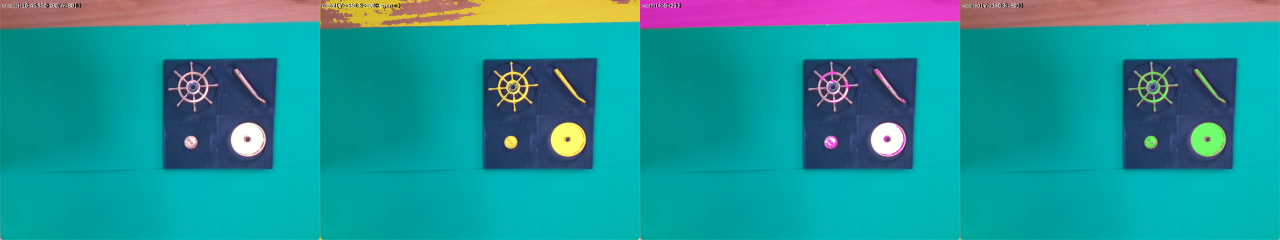
#> input picture ai_测试工具/工位帧/分析叠加图/01_掩膜叠加_工位实拍.png, 3840 x 719 px (shown at 1/3 size); its folder holds only this picture in this run
$ python '检测_无窗口.py' --image '工位帧/分析叠加图/01_掩膜叠加_工位实拍.png'
#> lines starting #> are read from the running program, lines starting #| are printed output that depends on the picture; after the words box and inside, x2 and y2 are one past the last pixel; in counts of white or black regions, pixels touching at a corner belong together
### assembly_vision/assemvision/imgio.py
# -*- coding: utf-8 -*-
"""兼容中文路径的图片读写。

★ 为什么需要这个：OpenCV 在 Windows 上用窄字符 API 打开文件，路径里只要有中文，
  cv2.imread / cv2.imwrite 就会**静默失败**（不抛异常，只是返回 None / 返回 False）。
  本项目的目录名是中文，所以全项目统一走这里的函数。

Linux（树莓派）本来没问题，用这个也不会有额外代价。
"""
from __future__ import annotations

import os
from typing import Optional, Sequence

import cv2
import numpy as np


def imread_safe(path: str, flags: int = cv2.IMREAD_COLOR) -> Optional[np.ndarray]:
    """读图，支持中文路径。失败返回 None。"""
    try:
        buf = np.fromfile(path, dtype=np.uint8)
    except OSError:
        return None
    if buf.size == 0:
        return None
    img = cv2.imdecode(buf, flags)
    return img


# [67 lines left out: functions imwrite_safe, videowriter_safe, not called in this run]

### ai_测试工具/检测_无窗口.py
# -*- coding: utf-8 -*-
"""★★ 无窗口（headless）料盘槽位检测 —— **不会卡死**，跑完直接出图。

═══ 为什么单独做一个 ═══
用户反馈 `pocket_tune_live.py` **一运行就卡死**。可能两处：
  ① **相机被占用**：上一次跑挂了、进程还在 ⇒ `pipe.start()` 会**一直等**
     （v1 没有超时，就是死等）；
  ② **窗口建不出来**：受限进程里 `cv2.namedWindow` 会阻塞。
⇒ 本脚本：
  · **不开任何窗口**（不调 imshow/namedWindow/waitKey）；
  · 相机相关调用**全部加超时**，超时就明确报错退出（不是死等）；
  · 跑完把图**存盘**，你看图就行。

═══ 用法 ═══
  # ① 先不接相机，用已存的帧试（最快、最安全）
  python ai_测试工具/检测_无窗口.py --image "ai_测试工具/工位帧/原图/pocketcheck_color.png"

  # ② 接相机抓一帧再算（带超时，不会死等）
  python ai_测试工具/检测_无窗口.py --live --tag run1

  # ③ 自动扫一遍参数，挑"四个槽的环响应最强"的那组（不需要你调）
  python ai_测试工具/检测_无窗口.py --image ... --auto
"""
from __future__ import annotations

import argparse
import itertools
import os
import sys
import time

import cv2
import numpy as np

HERE = os.path.dirname(os.path.abspath(__file__))
ROOT = os.path.dirname(HERE)
sys.path.insert(0, os.path.join(ROOT, "assembly_vision"))

from assemvision.imgio import imread_safe, imwrite_safe      # noqa: E402

OUT = os.path.join(HERE, "工位帧", "分析叠加图")
RAW = os.path.join(HERE, "工位帧", "原图")
os.makedirs(OUT, exist_ok=True)

SLOTS = [("slot_wheel", 49.4, 49.1, 44.0, "circle"),
         ("slot_column", 124.9, 41.2, 14.0, "capsule"),
         ("slot_cap", 53.4, 130.6, 12.5, "circle"),
         ("slot_base", 119.6, 123.0, 32.5, "circle")]
COL = {"slot_wheel": (0, 0, 255), "slot_column": (0, 255, 255),
       "slot_cap": (255, 0, 255), "slot_base": (0, 255, 0)}
BLUE = (235, 160, 60)
ZH = {"slot_wheel": "wheel", "slot_column": "column",
      "slot_cap": "cap", "slot_base": "base"}


# ══════════════════════════════════════════════════════════════
def log(*a):
    print(*a)
    sys.stdout.flush()          # ★ 关键：不加这个，卡住时看不到已经跑到哪


def enhance(gray, p):
    g = gray
    if p["clahe"] > 0:
        g = cv2.createCLAHE(clipLimit=max(0.5, p["clahe"] / 10.0),
                            tileGridSize=(8, 8)).apply(g)
    if p["gamma"] != 100:
        inv = 1.0 / max(0.05, p["gamma"] / 100.0)
        g = cv2.LUT(g, np.array([((i / 255.0) ** inv) * 255
                                 for i in range(256)], np.uint8))
    if p["bright"] != 0:
        g = cv2.convertScaleAbs(g, alpha=1.0, beta=float(p["bright"]))
    k = int(p["blur"]) | 1
    if k >= 3:
        g = cv2.GaussianBlur(g, (k, k), 0)
    return g


def tray_corners(bgr, p):
    hsv = cv2.cvtColor(bgr, cv2.COLOR_BGR2HSV)
    v = hsv[:, :, 2].astype(np.int32)
    s = hsv[:, :, 1].astype(np.int32)
    m = ((v < int(p["tray_v"])) & (s < int(p["tray_s"]))).astype(np.uint8) * 255
    k = int(p["tray_close"]) | 1
    if k >= 3:
        m = cv2.morphologyEx(m, cv2.MORPH_CLOSE, np.ones((k, k), np.uint8))
    m = cv2.morphologyEx(m, cv2.MORPH_OPEN, np.ones((5, 5), np.uint8))
    n, lab, st, _c = cv2.connectedComponentsWithStats(m, 8)
    if n <= 1:
        return None
    big = 1 + int(np.argmax(st[1:, cv2.CC_STAT_AREA]))
    if st[big, cv2.CC_STAT_AREA] < int(p["tray_min"]):
        return None
    cnts = cv2.findContours((lab == big).astype(np.uint8) * 255,
                            cv2.RETR_EXTERNAL, cv2.CHAIN_APPROX_NONE)[-2]
    cnt = max(cnts, key=cv2.contourArea)
    P = cnt.reshape(-1, 2).astype(np.float64)
    box = cv2.boxPoints(cv2.minAreaRect(cnt))
    ss, dd = box.sum(axis=1), np.diff(box, axis=1).ravel()
    box = np.array([box[np.argmin(ss)], box[np.argmin(dd)],
                    box[np.argmax(ss)], box[np.argmax(dd)]], np.float64)
    nxt = np.roll(box, -1, axis=0)
    edges = []
    for i in range(4):
        a, b = box[i], nxt[i]
        ab = b - a
        L = float(np.hypot(*ab))
        if L < 10:
            return None
        rel = P - a
        t = (rel @ ab) / (L * L)
        nx, ny = -ab[1] / L, ab[0] / L
        dist = np.abs(rel[:, 0] * nx + rel[:, 1] * ny)
        pts = P[(t > 0.12) & (t < 0.88) & (dist < max(6.0, 0.10 * L))]
        if len(pts) < 20:
            return None
        c0 = pts.mean(axis=0)
        _u, _s, vt = np.linalg.svd(pts - c0, full_matrices=False)
        edges.append((c0, vt[0]))
    cor = []
    for i in range(4):
        c1, d1 = edges[(i - 1) % 4]
        c2, d2 = edges[i]
        A = np.array([[d1[0], -d2[0]], [d1[1], -d2[1]]])
        if abs(np.linalg.det(A)) < 1e-9:
            return None
        t, _ = np.linalg.solve(A, c2 - c1)
        cor.append(c1 + t * d1)
    cor = np.array(cor)
    ins = float(p["corner_inset"])
    if ins != 0.0:
        ctr = cor.mean(axis=0)
        d = cor - ctr
        cor = cor - ins * d / np.maximum(np.linalg.norm(d, axis=1, keepdims=True), 1e-6)
    ss, dd = cor.sum(axis=1), np.diff(cor, axis=1).ravel()
    return np.array([cor[np.argmin(ss)], cor[np.argmin(dd)],
                     cor[np.argmax(ss)], cor[np.argmax(dd)]])


# [83 lines left out: functions ring_pts, score_at, detect, draw, not called in this run]


def run_one(bgr, p, tag, save=True):
    """跑一遍完整流程，返回 (四槽偏差字符串, quality)。"""
    gray = cv2.cvtColor(bgr, cv2.COLOR_BGR2GRAY)
    enh = enhance(gray, p)
    cor = tray_corners(bgr, p)
    if cor is None:
        return "★ 找不到料盘（调 tray_v/tray_s/tray_min）", -1.0
    Ls = [float(np.linalg.norm(cor[(i + 1) % 4] - cor[i])) for i in range(4)]
    side = 640
    dst = np.array([[0, 0], [side - 1, 0], [side - 1, side - 1],
                    [0, side - 1]], np.float32)
    M = cv2.getPerspectiveTransform(cor.astype(np.float32), dst)
    front = cv2.warpPerspective(bgr, M, (side, side))
    front_e = cv2.warpPerspective(cv2.cvtColor(enh, cv2.COLOR_GRAY2BGR), M, (side, side))
    ppm = side / 160.0
    res, q = detect(front_e, ppm, p)
    D = {s[0]: (s[1], s[2]) for s in SLOTS}
    msg = ("边长 mm=%s 长宽比 %.3f | 检出 %d/4 | %s"
           % (np.round([v * 0.7287 for v in Ls], 1).tolist(),
              max(Ls) / min(Ls), len(res),
              " ".join("%s(%+.1f,%+.1f)" % (ZH[cid], c[0] / ppm - D[cid][0],
                                            c[1] / ppm - D[cid][1])
                       for cid, c, _r, _k, _a in res) or "—"))
    if save:
        vis = bgr.copy()
        Minv = np.linalg.inv(M)

        def back(pts):
            return cv2.perspectiveTransform(
                pts.astype(np.float32).reshape(-1, 1, 2), Minv).astype(np.int32)
        for cid, cx, cy, r, kind in SLOTS:
            cv2.polylines(vis, [back(ring_pts((cx * ppm, cy * ppm), r * ppm,
                                              kind, ppm))], True, BLUE, 2, cv2.LINE_AA)
        for cid, c, r, kind, ang in res:
            cv2.polylines(vis, [back(ring_pts(c, r, kind, ppm, ang))],
                          True, COL[cid], 2, cv2.LINE_AA)
        fv = draw(front, res, ppm)
        p1 = os.path.join(OUT, "%s_原图.png" % tag)
        p2 = os.path.join(OUT, "%s_正视.png" % tag)
        imwrite_safe(p1, vis)
        imwrite_safe(p2, fv)
        print("   图：%s" % p2)
    return msg, q


DEF = dict(tray_v=110, tray_s=120, tray_close=9, corner_inset=0, tray_min=20000,
           clahe=30, gamma=100, bright=0, blur=5,
           canny_lo=25, canny_hi=80, conc_w=100, pos_mm=40, r_pct=140,
           erase=0, reg_w=60)


# [59 lines left out: function grab_live, not called in this run]


def main() -> int:
    ap = argparse.ArgumentParser(description="无窗口料盘槽位检测（不会卡死）")
    ap.add_argument("--image", help="用已存的图（不接相机）")
    ap.add_argument("--live", action="store_true", help="接相机抓一帧")
    ap.add_argument("--tag", default="det", help="输出文件名标签")
    ap.add_argument("--auto", action="store_true", help="自动扫参数挑最好的一组")
    a = ap.parse_args()

    if a.live:
        bgr = grab_live(a.tag)
        if bgr is None:
            log("\n★ 没拿到帧。请检查上面的每一步打印，看**卡在哪一步**。")
            return 2
    elif a.image:
        bgr = imread_safe(a.image)
#> in imread_safe, img is the input picture: shape (719, 3840, 3); mean B, G, R 151.5, 147.7, 32.1
        if bgr is None:
            log("读不到 %s" % a.image)
            return 1
        log("用图：%s  %s" % (a.image, bgr.shape))
    else:
        ap.error("要么 --image，要么 --live")

    p = dict(DEF)
    if not a.auto:
        log("\n=== 固定参数跑一遍 ===")
        msg, q = run_one(bgr, p, a.tag)
#> in run_one, `gray = cv2.cvtColor(bgr, cv2.COLOR_BGR2GRAY)`:
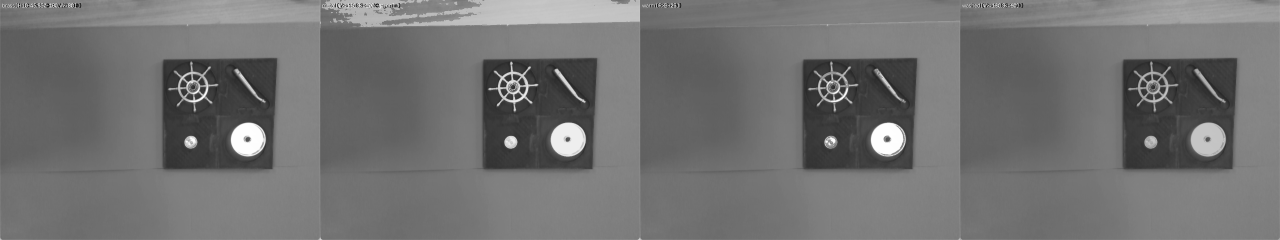
#> gray: shape (719, 3840) (shown at 1/3 size); min 0, max 255, mean 113.6
#> in enhance, `g = cv2.createCLAHE(clipLimit=max(0.5, p["clahe"] / 10.0), tileGridSiz..`:
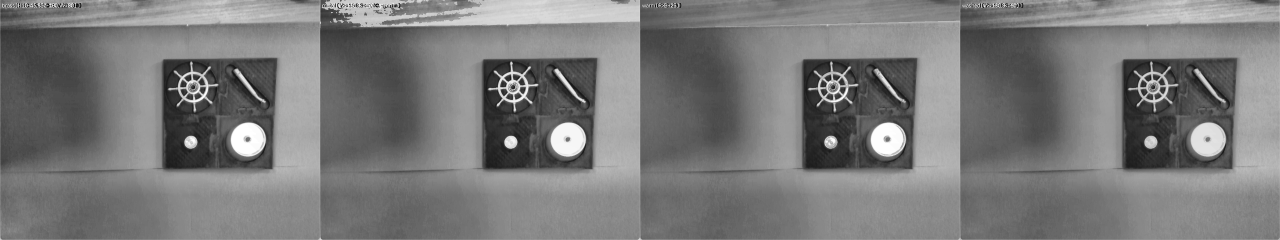
#> g: shape (719, 3840) (shown at 1/3 size); min 2, max 255, mean 121.4
#> in tray_corners, `hsv = cv2.cvtColor(bgr, cv2.COLOR_BGR2HSV)`: hsv: shape (719, 3840, 3); mean H, S, V 90.6, 222.6, 162.4
#> in tray_corners, `v = hsv[:, :, 2].astype(np.int32)`:
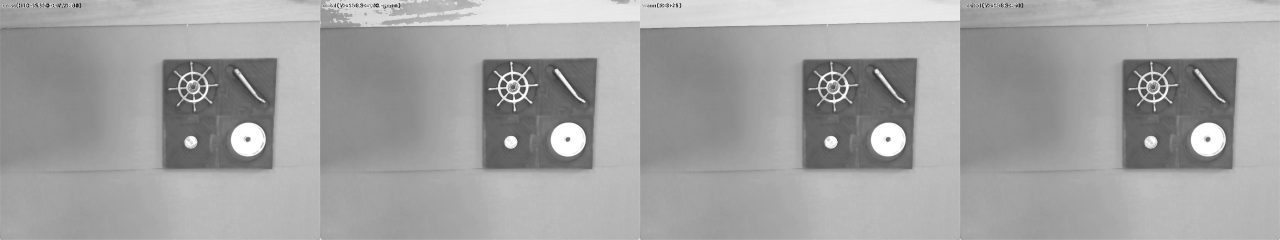
#> v: shape (719, 3840) int32 (shown at 1/3 size); min 0, max 255, mean 162.4
#> in tray_corners, `s = hsv[:, :, 1].astype(np.int32)`:
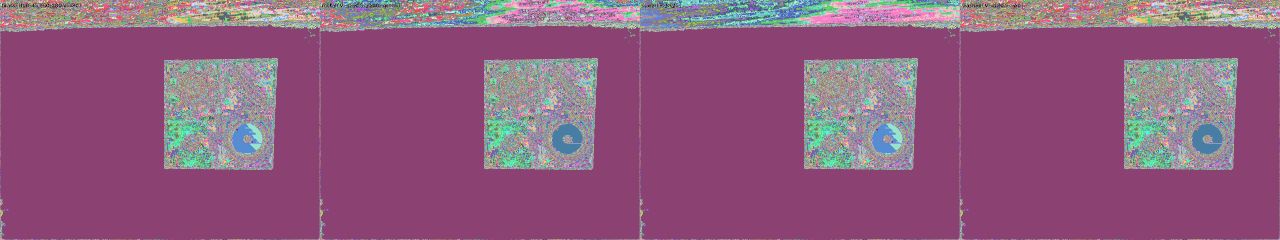
#> s: shape (719, 3840) int32 (shown at 1/3 size); 256 distinct labels, from 0 to 255; one colour per label, 0 black
#> in tray_corners, `m = ((v < int(p["tray_v"])) & (s < int(p["tray_s"]))).astype(np.uint8)..`:
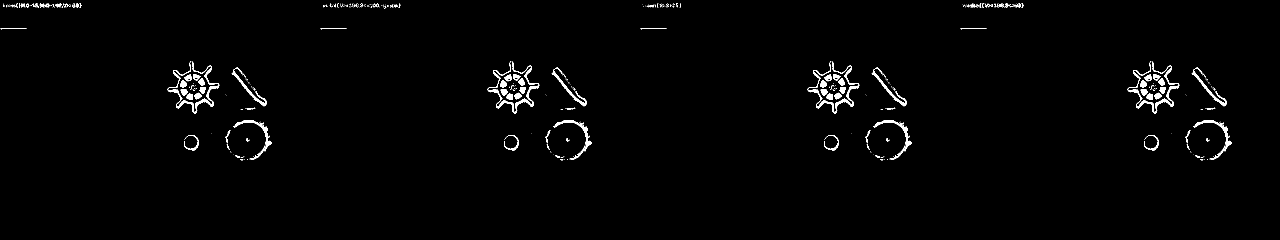
#> m: shape (719, 3840) (shown at 1/3 size); 1.3% white; 561 white regions (454 under 20 px), largest, box (x1, y1, x2, y2) and area: (502, 184, 658, 340) 2642, (1462, 184, 1618, 340) 2642, (3382, 184, 3538, 340) 2642
#> in tray_corners, `m = cv2.morphologyEx(m, cv2.MORPH_CLOSE, np.ones((k, k), np.uint8))`: m: shape (719, 3840); 2.2% white; 85 white regions (45 under 20 px), largest, box (x1, y1, x2, y2) and area: (502, 184, 658, 340) 8539, (1462, 184, 1618, 340) 8539, (3382, 184, 3538, 340) 8539
#> in tray_corners, `m = cv2.morphologyEx(m, cv2.MORPH_OPEN, np.ones((5, 5), np.uint8))`:
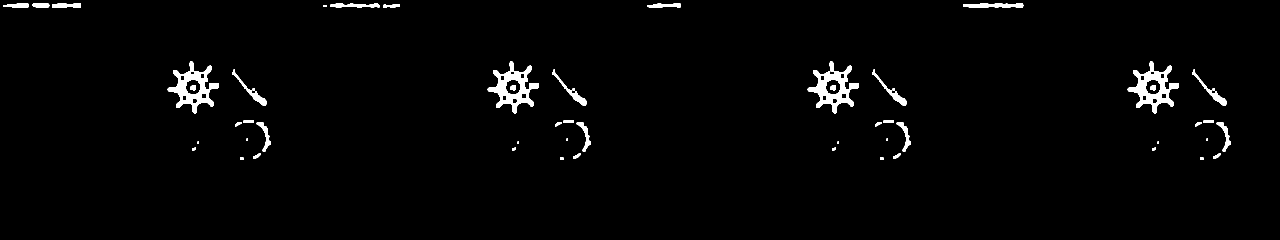
#> m: shape (719, 3840) (shown at 1/3 size); 2% white; 60 white regions, largest, box (x1, y1, x2, y2) and area: (503, 197, 657, 340) 8134, (1463, 197, 1617, 340) 8134, (3383, 197, 3537, 340) 8134
#> in tray_corners, `n, lab, st, _c = cv2.connectedComponentsWithStats(m, 8)`:
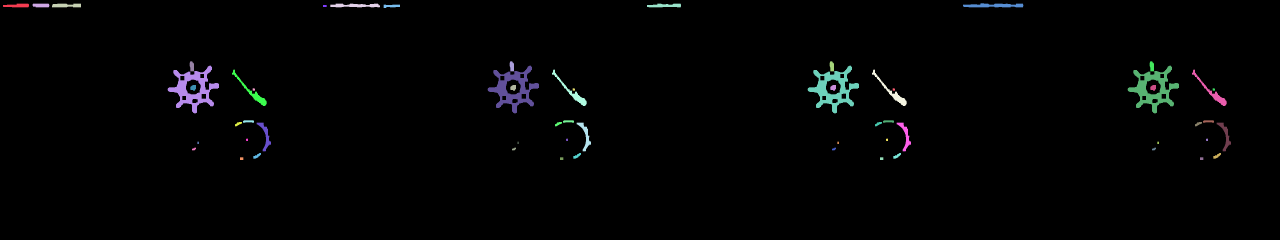
#> lab: shape (719, 3840) int32 (shown at 1/3 size); 61 distinct labels, from 0 to 60; one colour per label, 0 black
#> in tray_corners, `n, lab, st, _c = cv2.connectedComponentsWithStats(m, 8)`: n = 61; st = 61 rows, first 6: [0, 0, 3840, 719, 2706123], [9, 11, 78, 11, 688], [98, 11, 50, 11, 521], [156, 11, 87, 11, 843], [991, 11, 149, 11, 1257], [1941, 11, 102, 11, 886]
#> in tray_corners, `big = 1 + int(np.argmax(st[1:, cv2.CC_STAT_AREA]))`: big = 13
#> msg = '★ 找不到料盘（调 tray_v/tray_s/tray_min）'; q = -1
        log("   " + msg)
        log("   质量分 = %.4f" % q)
        return 0

    log("\n=== 自动扫参数（挑质量分最高的）===")
    grid = dict(corner_inset=[-10, -5, 0, 5, 10, 15],
                clahe=[0, 20, 40, 70],
                canny_lo=[10, 20, 35, 50],
                canny_hi=[60, 90, 130],
                pos_mm=[20, 40, 70],
                reg_w=[0, 60, 150])
    keys = list(grid)
    total = 1
    for k in keys:
        total *= len(grid[k])
    log("   组合数 %d（可能要几分钟）" % total)
    rows = []
    for i, combo in enumerate(itertools.product(*(grid[k] for k in keys)), 1):
        pp = dict(p)
        for k, v in zip(keys, combo):
            pp[k] = v
        msg, q = run_one(bgr, pp, "sweep", save=False)
        if q >= 0:
            rows.append((q, dict(zip(keys, combo)), msg))
        if i % 40 == 0:
            log("   ...%d/%d" % (i, total))
    if not rows:
        log("   ★ 没有任何组合可用（多半是料盘都找不到）")
        return 3
    rows.sort(key=lambda r: -r[0])
    log("\n   Top 5：")
    for q, cfg, msg in rows[:5]:
        log("   q=%.4f  %s" % (q, cfg))
        log("            %s" % msg)
    best = dict(p)
    best.update(rows[0][1])
    log("\n   ★ 用最好那组再存一次图：")
    msg, q = run_one(bgr, best, a.tag + "_best")
    log("   " + msg)
    log("   质量分 %.4f" % q)
    with open(os.path.join(OUT, "%s_best_params.txt" % a.tag), "w",
              encoding="utf-8") as fh:
        fh.write("%s\n" % rows[0][1])
        fh.write("%s\n" % msg)
    return 0


if __name__ == "__main__":
    raise SystemExit(main())
#> (the program exits here)
